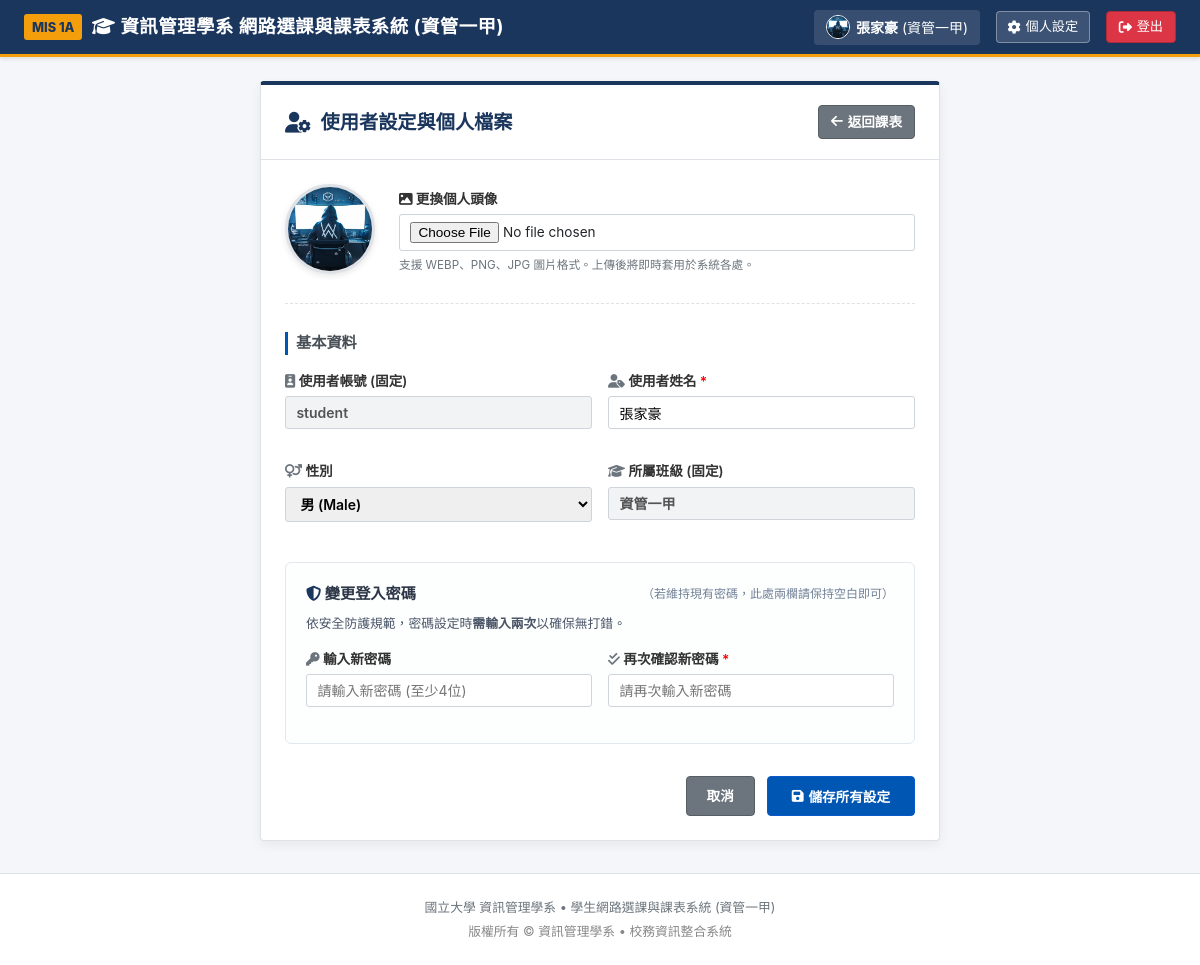
/settings/ (signed in), run on the app's committed database.
### pages/models.py (models this page shows, shortened)
class UserProfile(models.Model):
    GENDER_CHOICES = [
        ('M', '男'),
        ('F', '女'),
        ('O', '其他'),
    ]
    user = models.OneToOneField(User, on_delete=models.CASCADE, related_name='profile', verbose_name="使用者帳號")
    gender = models.CharField(max_length=10, choices=GENDER_CHOICES, default='M', verbose_name="性別")
    student_id = models.CharField(max_length=20, blank=True, default="", verbose_name="學號")
    student_class = models.CharField(max_length=50, default="資管一甲", verbose_name="班級")
    avatar = models.FileField(upload_to='avatars/', blank=True, null=True, verbose_name="個人頭像")
    updated_at = models.DateTimeField(auto_now=True, verbose_name="最後更新時間")
    class Meta:
        verbose_name = "個人設定"
        verbose_name_plural = "個人設定列表"
    @property
    def avatar_url(self):
        if self.avatar:
            try:
                return self.avatar.url
            except Exception:
                pass
        return '/static/image/preview.webp'

### pages/views.py (the view, shortened to what this page needs)
# urls.py: path('settings/', views.profile_settings, name='profile_settings'),
@login_required
def profile_settings(request):
    user = request.user
    profile, _ = UserProfile.objects.get_or_create(user=user)
    is_admin = user.is_staff or user.username == 'admin'
    return render(request, 'profile_settings.html', {'profile': profile, 'is_admin': is_admin})

### templates/profile_settings.html (shortened to what this page needs)
{% extends 'base.html' %}
{% load static %}
{% block content %}
<div style="max-width: 680px; margin: 1.5rem auto;">
    <div class="card-classic" style="border-top: 4px solid var(--univ-navy); box-shadow: 0 4px 12px rgba(0,0,0,0.06);">
        <div style="padding: 1.25rem 1.5rem; border-bottom: 1px solid var(--border-color); display: flex; align-items: center; justify-content: space-between;">
            <div style="display: flex; align-items: center; gap: 0.6rem;">
                <i class="fa-solid fa-user-gear" style="font-size: 1.3rem; color: var(--univ-navy);"></i>
                <h2 style="font-size: 1.2rem; font-weight: 700; color: var(--univ-navy); margin: 0;">使用者設定與個人檔案</h2>
            </div>
            <a href="{% url 'pages:index' %}" class="btn btn-secondary" style="font-size: 0.85rem; padding: 0.35rem 0.75rem;">
                <i class="fa-solid fa-arrow-left"></i> 返回課表
            </a>
        </div>
        <form action="{% url 'pages:profile_settings' %}" method="POST" enctype="multipart/form-data" id="profileForm" style="padding: 1.5rem;">
            <div style="display: flex; align-items: center; gap: 1.5rem; margin-bottom: 1.75rem; padding-bottom: 1.5rem; border-bottom: 1px dashed var(--border-color);">
                <div style="position: relative; text-align: center;">
                    <img id="avatarPreview" src="{{ profile.avatar_url }}?v={% now 'U' %}" alt="目前頭像"
                         style="width: 90px; height: 90px; border-radius: 50%; object-fit: cover; border: 3px solid #dee2e6; box-shadow: 0 2px 6px rgba(0,0,0,0.1);">
                </div>
                <div style="flex: 1;">
                    <label class="form-label" style="font-weight: 700;">
                        <i class="fa-solid fa-image"></i> 更換個人頭像
                    </label>
                    <input type="file" name="avatar" id="avatarInput" accept="image/*" class="form-control" style="font-size: 0.85rem;" onchange="previewSelectedAvatar(this)">
                    <small style="color: var(--text-muted); display: block; margin-top: 0.35rem;">
                        支援 WEBP、PNG、JPG 圖片格式。上傳後將即時套用於系統各處。
                    </small>
                </div>
            </div>
            <div style="margin-bottom: 1.5rem;">
                <div style="font-weight: 700; color: #495057; margin-bottom: 1rem; font-size: 0.95rem; border-left: 3px solid var(--univ-blue); padding-left: 0.5rem;">
                    基本資料
                </div>
                <div style="display: grid; grid-template-columns: 1fr 1fr; gap: 1rem;">
                    <div class="form-group">
                        <label class="form-label">
                            <i class="fa-solid fa-id-badge" style="color: #6c757d;"></i> 使用者帳號 (固定)
                        </label>
                        <input type="text" class="form-control" value="{{ request.user.username }}" disabled style="background-color: #f1f3f5; cursor: not-allowed; font-weight: 600;">
                    </div>
                    <div class="form-group">
                        <label class="form-label">
                            <i class="fa-solid fa-user-tag" style="color: #6c757d;"></i> 使用者姓名 <span style="color: red;">*</span>
                        </label>
                        <input type="text" name="first_name" class="form-control" value="{{ request.user.first_name }}" placeholder="請輸入姓名" required>
                    </div>
                    <div class="form-group">
                        <label class="form-label">
                            <i class="fa-solid fa-venus-mars" style="color: #6c757d;"></i> 性別
                        </label>
                        <select name="gender" class="form-control" style="font-weight: 600;">
                            <option value="M" {% if profile.gender == 'M' %}selected{% endif %}>男 (Male)</option>
                        </select>
                    </div>
                    <div class="form-group">
                        <label class="form-label">
                            <i class="fa-solid fa-graduation-cap" style="color: #6c757d;"></i> 所屬班級 (固定)
                        </label>
                        <input type="text" class="form-control" value="{{ profile.student_class|default:'資管一甲' }}" disabled style="background-color: #f1f3f5; cursor: not-allowed; font-weight: 600;">
                    </div>
                </div>
            </div>
            <div style="margin-bottom: 1.5rem; background: #fdfefe; border: 1px solid #e2e8f0; border-radius: 6px; padding: 1.25rem;">
                <div style="font-weight: 700; color: #2d3748; margin-bottom: 0.5rem; font-size: 0.95rem; display: flex; align-items: center; justify-content: space-between;">
                    <span>
                        <i class="fa-solid fa-shield-halved" style="color: var(--univ-navy);"></i> 變更登入密碼
                    </span>
                    <span style="font-size: 0.75rem; color: #718096; font-weight: normal;">
                        （若維持現有密碼，此處兩欄請保持空白即可）
                    </span>
                </div>
                <div style="font-size: 0.8rem; color: #4a5568; margin-bottom: 1rem;">
                    依安全防護規範，密碼設定時<strong>需輸入兩次</strong>以確保無打錯。
                </div>
                <div style="display: grid; grid-template-columns: 1fr 1fr; gap: 1rem;">
                    <div class="form-group">
                        <label class="form-label">
                            <i class="fa-solid fa-key" style="color: #6c757d;"></i> 輸入新密碼
                        </label>
                        <input type="password" name="new_password" id="newPassword" class="form-control" placeholder="請輸入新密碼 (至少4位)" oninput="checkPasswordMatch()">
                    </div>
                    <div class="form-group">
                        <label class="form-label">
                            <i class="fa-solid fa-check-double" style="color: #6c757d;"></i> 再次確認新密碼 <span style="color: red;">*</span>
                        </label>
                        <input type="password" name="confirm_password" id="confirmPassword" class="form-control" placeholder="請再次輸入新密碼" oninput="checkPasswordMatch()">
                    </div>
                </div>
            </div>
            <div style="display: flex; justify-content: flex-end; gap: 0.75rem; padding-top: 0.5rem;">
                <a href="{% url 'pages:index' %}" class="btn btn-secondary" style="padding: 0.55rem 1.25rem;">
                    取消
                </a>
                <button type="submit" class="btn btn-primary" style="padding: 0.55rem 1.5rem; font-weight: 600;">
                    <i class="fa-solid fa-floppy-disk"></i> 儲存所有設定
                </button>
            </div>
        </form>
    </div>
</div>
{% endblock %}

### templates/base.html (shortened to what this page needs)
{% load static %}
<!DOCTYPE html>
<html lang="zh-Hant">
<head>
    <link rel="stylesheet" href="https://cdnjs.cloudflare.com/ajax/libs/font-awesome/6.5.1/css/all.min.css">
    <link rel="stylesheet" href="{% static 'css/style.css' %}?v=20261021">
</head>
<body>
    <header class="navbar">
        <div class="nav-container">
            <a href="{% url 'pages:index' %}" class="nav-brand">
                <span class="brand-badge">MIS 1A</span>
                <span class="brand-title">
                    <i class="fa-solid fa-graduation-cap"></i>
                    資訊管理學系 網路選課與課表系統 (資管一甲)
                </span>
            </a>
            <div class="nav-user-panel">
                {% if request.user.is_authenticated %}
                    <div class="user-identity-box">
                        <img src="{{ request.user.profile.avatar_url }}?v={% now 'U' %}" alt="頭像" class="user-avatar-nav">
                        {% if is_admin %}
                            <span><strong>{{ request.user.first_name|default:request.user.username }}</strong> (教務處管理員)</span>
                        {% else %}
                            <span><strong>{{ request.user.first_name|default:"張家豪" }}</strong> (資管一甲)</span>
                        {% endif %}
                    </div>
                    <a href="{% url 'pages:profile_settings' %}" class="btn-settings" title="個人設定">
                        <i class="fa-solid fa-gear"></i> 個人設定
                    </a>
                    <a href="{% url 'pages:logout' %}" class="btn-logout" title="登出系統">
                        <i class="fa-solid fa-right-from-bracket"></i> 登出
                    </a>
                {% endif %}
            </div>
        </div>
    </header>
    <main class="main-container">
        {% block content %}{% endblock %}
    </main>
    <footer class="footer">
        <p>國立大學 資訊管理學系 • 學生網路選課與課表系統 (資管一甲)</p>
        <p style="margin-top: 0.25rem; color: #888888;">
            版權所有 &copy; 資訊管理學系 • 校務資訊整合系統
        </p>
    </footer>
</body>
</html>

### html/css/style.css (style rules this page uses)
:root { --univ-navy: #1b365d; --univ-blue: #0056b3; --univ-blue-light: #e7f1ff; --univ-header: #24416b; --success: #198754; --success-light: #d1e7dd; --danger: #dc3545; --danger-light: #f8d7da; --warning: #b07d00; --warning-light: #fff3cd; --info: #0d6efd; --info-light: #cff4fc; --timetable-head-bg: #e2e3e5; --timetable-cell-bg: #fffde7; --timetable-border: #ced4da; --timetable-text: #212529; --bg-page: #f4f6f9; --bg-card: #ffffff; --border-color: #dee2e6; --border-dark: #ced4da; --text-main: #212529; --text-muted: #6c757d; --font-family: -apple-system, BlinkMacSystemFont, "Segoe UI", "Microsoft JhengHei", "微軟正黑體", Roboto, "Helvetica Neue", Arial, sans-serif; }
* { box-sizing: border-box; margin: 0; padding: 0; }
body { font-family: var(--font-family); background-color: var(--bg-page); color: var(--text-main); line-height: 1.5; font-size: 14px; }
.navbar { background: var(--univ-navy); color: #ffffff; padding: 0.6rem 1.5rem; border-bottom: 3px solid #f59e0b; box-shadow: 0 2px 4px rgba(0,0,0,0.1); }
.nav-container { max-width: 1300px; margin: 0 auto; display: flex; align-items: center; justify-content: space-between; flex-wrap: wrap; gap: 0.75rem; }
.nav-brand { display: flex; align-items: center; gap: 0.6rem; text-decoration: none; color: #ffffff; }
.brand-badge { background: #f59e0b; color: #1b365d; font-weight: 800; font-size: 0.8rem; padding: 0.2rem 0.5rem; border-radius: 3px; }
.brand-title { font-size: 1.15rem; font-weight: 700; letter-spacing: 0.5px; }
.nav-user-panel { display: flex; align-items: center; gap: 1rem; }
.user-identity-box { display: flex; align-items: center; gap: 0.4rem; background: rgba(255, 255, 255, 0.12); padding: 0.35rem 0.75rem; border-radius: 4px; font-size: 0.875rem; color: #ffffff; }
.btn-logout { background: #dc3545; color: #ffffff; border: 1px solid #b02a37; padding: 0.3rem 0.75rem; font-size: 0.825rem; border-radius: 4px; text-decoration: none; display: inline-flex; align-items: center; gap: 0.3rem; transition: background 0.15s ease; }
.main-container { max-width: 1300px; margin: 1.25rem auto; padding: 0 1rem; }
.card-classic { background: #ffffff; border: 1px solid var(--border-color); border-radius: 4px; margin-bottom: 1.5rem; box-shadow: 0 1px 3px rgba(0,0,0,0.05); }
.btn { display: inline-flex; align-items: center; justify-content: center; gap: 0.3rem; padding: 0.4rem 0.85rem; font-size: 0.85rem; font-weight: 600; border-radius: 4px; cursor: pointer; border: 1px solid transparent; text-decoration: none; transition: all 0.15s ease; }
.btn-primary { background-color: var(--univ-blue); color: #ffffff; border-color: #0a58ca; }
.btn-secondary { background-color: #6c757d; color: #ffffff; border-color: #565e64; }
.form-group { margin-bottom: 1rem; }
.form-label { display: block; font-size: 0.85rem; font-weight: 600; margin-bottom: 0.3rem; color: #333333; }
.form-control { width: 100%; padding: 0.45rem 0.65rem; border: 1px solid #ced4da; border-radius: 3px; font-size: 0.875rem; font-family: inherit; }
.footer { text-align: center; padding: 1.5rem 1rem; color: #6c757d; font-size: 0.8rem; border-top: 1px solid var(--border-color); margin-top: 2rem; background: #ffffff; }

### data on the page
UserProfile: avatar_url (picture), gender "男 (Male)", student_class "資管一甲"

### other printed values
{{ request.user.first_name|default:"張家豪" }} "張家豪"
